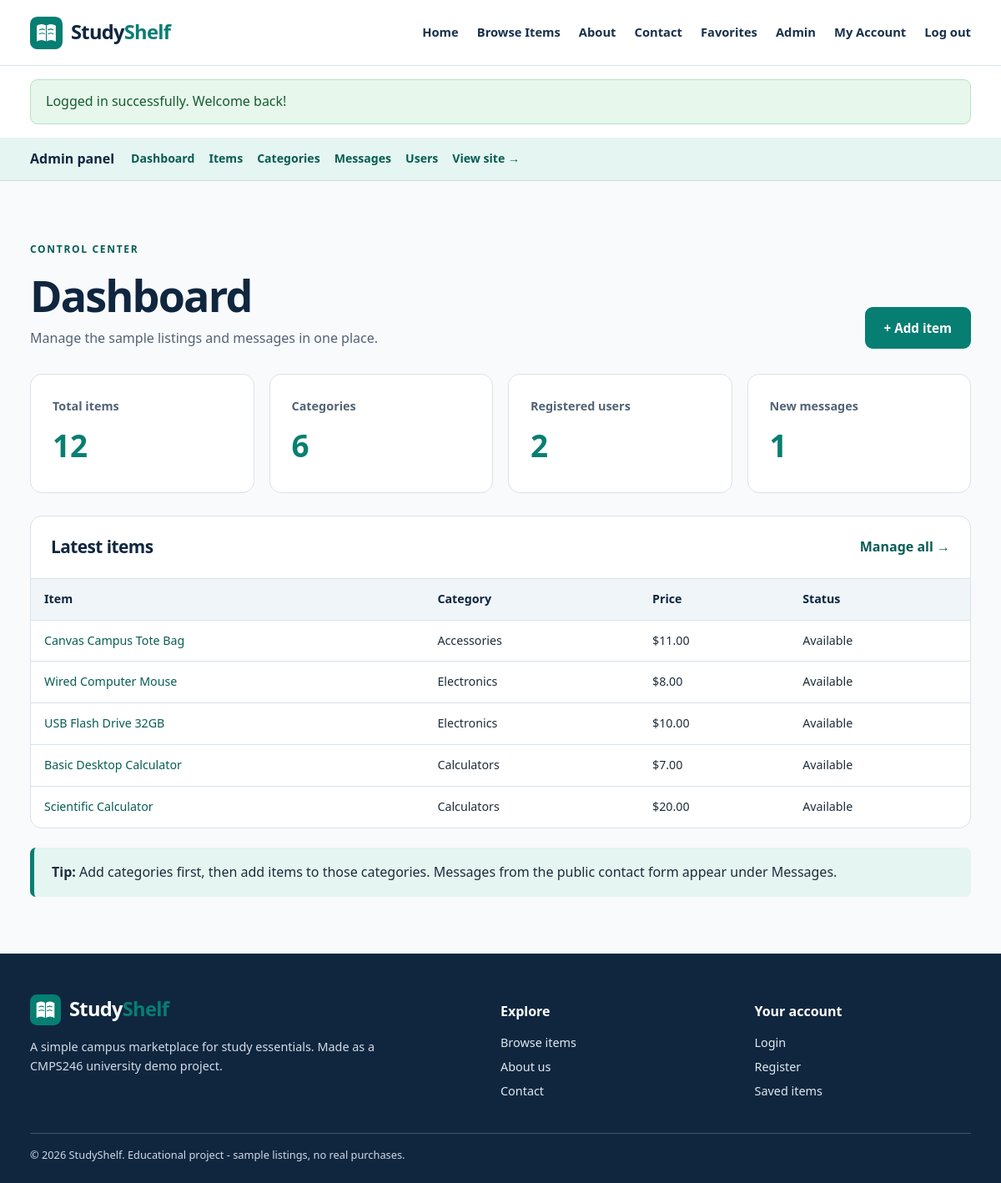
/admin/index.php (signed in), run on the app's committed database.
### tables this page shows
CREATE TABLE items (
    id INT AUTO_INCREMENT PRIMARY KEY,
    category_id INT NOT NULL,
    created_by INT NOT NULL,
    title VARCHAR(140) NOT NULL,
    description TEXT NOT NULL,
    price DECIMAL(9,2) NOT NULL,
    item_condition ENUM('New', 'Like New', 'Good', 'Fair') NOT NULL DEFAULT 'Good',
    image_file VARCHAR(80) NOT NULL DEFAULT 'book-blue.svg',
    is_available TINYINT(1) NOT NULL DEFAULT 1,
    created_at TIMESTAMP DEFAULT CURRENT_TIMESTAMP,
    CONSTRAINT fk_items_category FOREIGN KEY (category_id) REFERENCES categories(id)
        ON UPDATE CASCADE ON DELETE RESTRICT,
    CONSTRAINT fk_items_user FOREIGN KEY (created_by) REFERENCES users(id)
        ON UPDATE CASCADE ON DELETE RESTRICT,
    CONSTRAINT check_items_price CHECK (price >= 0),
    INDEX idx_items_category (category_id),
    INDEX idx_items_available (is_available),
    INDEX idx_items_title (title)
);

CREATE TABLE categories (
    id INT AUTO_INCREMENT PRIMARY KEY,
    name VARCHAR(80) NOT NULL UNIQUE,
    description VARCHAR(255) NOT NULL DEFAULT '',
    created_at TIMESTAMP DEFAULT CURRENT_TIMESTAMP
);

### includes/functions.php (called while the page is built, shortened)
<?php
function e(?string $text): string
{
    return htmlspecialchars($text ?? '', ENT_QUOTES | ENT_SUBSTITUTE, 'UTF-8');
}
function url(string $path = ''): string
{
    return BASE_URL . ltrim($path, '/');
}
function money($amount): string
{
    return '$' . number_format((float) $amount, 2);
}

### config/database.php (called while the page is built, shortened)
<?php
function db(): PDO
{
    static $connection = null;
    if ($connection !== null) {
        return $connection;
    }
    try {
        $dsn = 'mysql:host=' . DB_HOST . ';port=' . DB_PORT . ';dbname=' . DB_NAME . ';charset=utf8mb4';
        $connection = new PDO($dsn, DB_USER, DB_PASS, [
            PDO::ATTR_ERRMODE => PDO::ERRMODE_EXCEPTION,
            PDO::ATTR_DEFAULT_FETCH_MODE => PDO::FETCH_ASSOC,
            PDO::ATTR_EMULATE_PREPARES => false
        ]);
        return $connection;
    } catch (PDOException $exception) {
        http_response_code(500);
        exit('Database connection failed. Please import database/studyshelf.sql and check config/database.php.');
    }
}

### admin/index.php (the view, shortened to what this page needs)
<?php
$counts = [];
foreach (['items' => 'items', 'categories' => 'categories', 'users' => 'users', 'messages' => 'messages'] as $key => $table) {
    $counts[$key] = (int)db()->query('SELECT COUNT(*) FROM ' . $table)->fetchColumn();
}
$counts['unread'] = (int)db()->query("SELECT COUNT(*) FROM messages WHERE status = 'New'")->fetchColumn();
$recent = db()->query('SELECT i.id, i.title, i.price, i.is_available, i.created_at, c.name AS category_name FROM items i JOIN categories c ON c.id = i.category_id ORDER BY i.id DESC LIMIT 5')->fetchAll();
require __DIR__ . '/../includes/header.php';
require __DIR__ . '/../includes/admin_nav.php';
?>
<section class="section admin-section"><div class="container"><div class="section-top"><div><span class="eyebrow">CONTROL CENTER</span><h1>Dashboard</h1><p>Manage the sample listings and messages in one place.</p></div><a class="btn btn-primary" href="<?= e(url('admin/item_form.php')) ?>">+ Add item</a></div>
<div class="stats-grid"><div class="stat-box"><span>Total items</span><strong><?= $counts['items'] ?></strong></div><div class="stat-box"><span>Categories</span><strong><?= $counts['categories'] ?></strong></div><div class="stat-box"><span>Registered users</span><strong><?= $counts['users'] ?></strong></div><div class="stat-box"><span>New messages</span><strong><?= $counts['unread'] ?></strong></div></div>
<div class="admin-panel"><div class="panel-heading"><h2>Latest items</h2><a class="text-link" href="<?= e(url('admin/items.php')) ?>">Manage all &rarr;</a></div><div class="table-scroll"><table><thead><tr><th scope="col">Item</th><th scope="col">Category</th><th scope="col">Price</th><th scope="col">Status</th></tr></thead><tbody><?php foreach ($recent as $item): ?><tr><td><a href="<?= e(url('admin/item_form.php?id=' . (int)$item['id'])) ?>"><?= e($item['title']) ?></a></td><td><?= e($item['category_name']) ?></td><td><?= money($item['price']) ?></td><td><?= (int)$item['is_available'] ? 'Available' : 'Hidden' ?></td></tr><?php endforeach; ?></tbody></table></div></div>
<div class="admin-tip"><strong>Tip:</strong> Add categories first, then add items to those categories. Messages from the public contact form appear under Messages.</div>
</div></section>
<?php require __DIR__ . '/../includes/footer.php'; ?>

### assets/css/style.css (style rules this page uses)
:root { --navy: #18314d; --navy-dark: #10263f; --teal: #077e72; --teal-dark: #075d55; --mint: #e5f5f1; --cream: #fffaf0; --page: #ffffff; --pale: #f5f8fc; --text: #1e2d3b; --muted: #526375; --border: #d9e2eb; --danger: #ab3030; --radius: 14px; --shadow: 0 8px 30px rgba(23, 47, 72, .07); }
*, *::before, *::after { box-sizing: border-box; }
html { scroll-behavior: smooth; }
body { margin: 0; color: var(--text); background: var(--page); font: 16px/1.6 "Segoe UI", Tahoma, Arial, sans-serif; }
a { color: var(--teal-dark); text-decoration: none; }
.container { width: 94%; max-width: 1140px; margin: 0 auto; }
h1, h2, h3, p { margin-top: 0; }
h1, h2, h3 { color: var(--navy-dark); line-height: 1.22; }
h1 { font-size: 3.25rem; letter-spacing: -.035em; }
h2 { font-size: 2.1rem; letter-spacing: -.025em; }
p { color: var(--muted); }
.eyebrow { color: var(--teal-dark); display: inline-block; font-size: .75rem; font-weight: 800; letter-spacing: .14em; margin-bottom: 14px; }
.section { padding: 68px 0; }
.section-top { display: flex; justify-content: space-between; gap: 20px; align-items: end; margin-bottom: 30px; }
.section-top h1, .section-top h2 { margin-bottom: 7px; }
.section-top p { margin-bottom: 0; }
.btn { display: inline-flex; align-items: center; justify-content: center; gap: 8px; border: 2px solid transparent; border-radius: 9px; padding: 11px 21px; min-height: 45px; font-size: .95rem; font-weight: 750; text-align: center; text-decoration: none; transition: background .15s, transform .15s; }
.btn-primary { background: var(--teal); color: white; border-color: var(--teal); }
.text-link { font-weight: 750; color: var(--teal-dark); }
.admin-section { background: #f8fafc; min-height: 50vh; }
.stats-grid { display: grid; grid-template-columns: repeat(4, minmax(0, 1fr)); gap: 18px; margin: 0 0 27px; }
.stat-box { padding: 26px; background: white; border: 1px solid var(--border); border-radius: 14px; }
.stat-box span { display: block; font-weight: 650; color: var(--muted); font-size: .9rem; }
.stat-box strong { display: block; color: var(--teal); font-size: 2.3rem; margin-top: 7px; }
.admin-panel { overflow: hidden; border-radius: 14px; border: 1px solid var(--border); background: white; }
.panel-heading { display: flex; align-items: center; justify-content: space-between; padding: 24px; }
.panel-heading h2 { font-size: 1.3rem; margin: 0; }
.table-scroll { overflow-x: auto; }
table { width: 100%; border-collapse: collapse; min-width: 600px; font-size: .89rem; }
th, td { padding: 13px 16px; border-top: 1px solid var(--border); text-align: left; vertical-align: middle; }
th { background: #f0f5f9; font-weight: 800; color: var(--navy-dark); white-space: nowrap; }
.admin-tip { padding: 17px 21px; margin-top: 23px; background: var(--mint); border-left: 5px solid var(--teal); border-radius: 7px; }

### data on the page
items: id "12", is_available "1", title "Canvas Campus Tote Bag", category.name "Accessories", price "$11.00", shows "Available"
items: title "Wired Computer Mouse", category.name "Electronics", price "$8.00", is_available "Available"
items: title "USB Flash Drive 32GB", category.name "Electronics", price "$10.00", is_available "Available"
items: title "Basic Desktop Calculator", category.name "Calculators", price "$7.00", is_available "Available"
items: title "Scientific Calculator", category.name "Calculators", price "$20.00", is_available "Available"

### other printed values
$flash_message['message'] "Logged in successfully. Welcome back!"
$counts['categories'] "6"
$counts['users'] "2"
